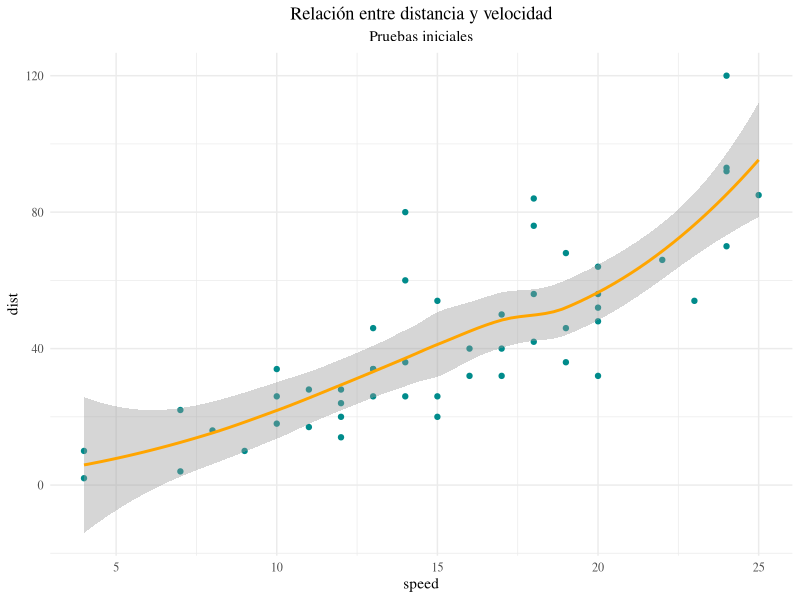
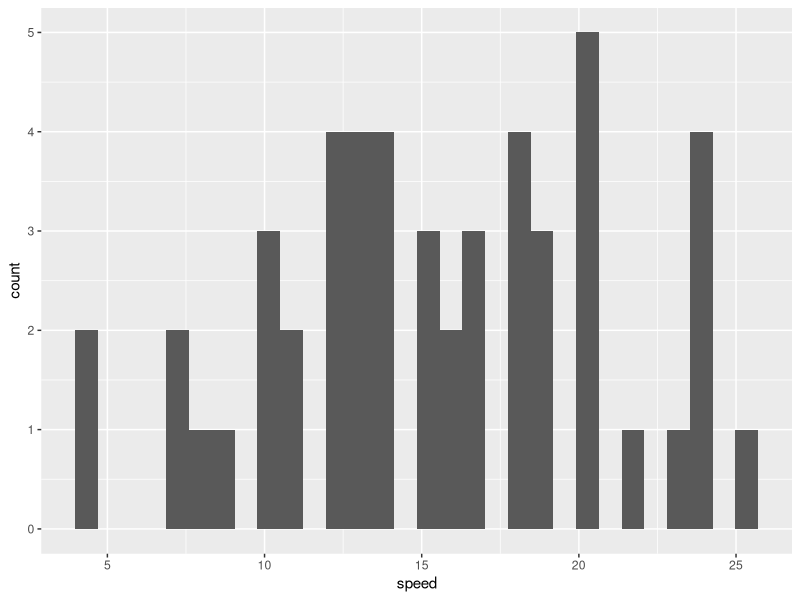

Write the R code that produced these figures, in order.
## ---- chunk 1
library(dplyr)
library(ggplot2)


cars %>% ggplot(aes(speed, dist))+
  geom_point(color = "cyan4", aplha = 0.4)+
  geom_smooth(color = "orange1")+
  labs(title = "Relación entre distancia y velocidad",
       subtitle = "Pruebas iniciales")+
  theme_minimal()+
  theme(text = element_text(family = "serif"),
        plot.title = element_text(hjust = 0.5),
        plot.subtitle = element_text(hjust = 0.5))
## ---- chunk 2
cars %>% ggplot(aes(speed))+
  geom_histogram()
